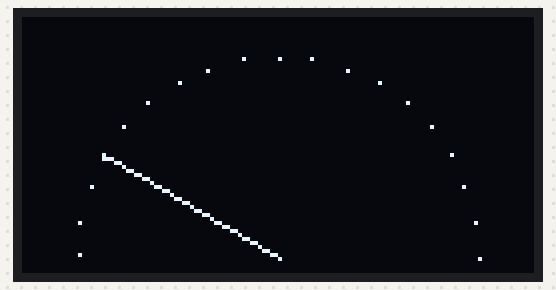
This sketch was run on a simulated Arduino Uno, built with avr-gcc and run on an emulated ATmega328P. On the bench: 128×64 one-colour display. The display library's start-up logo is not drawn.

Above: at 2.2 s.

The sketch:

angulo.ino
```cpp
#include <SPI.h>
#include <Wire.h>
#include <Adafruit_GFX.h>
#include <Adafruit_SSD1306.h>

#define SCREEN_WIDTH 128
#define SCREEN_HEIGHT 64

#define OLED_RESET     4
Adafruit_SSD1306 display(SCREEN_WIDTH, SCREEN_HEIGHT, &Wire, OLED_RESET);

#define NUMFLAKES     10

#define LOGO_HEIGHT   16
#define LOGO_WIDTH    16
static const unsigned char PROGMEM logo_bmp[] =
{ B00000000, B11000000,
  B00000001, B11000000,
  B00000001, B11000000,
  B00000011, B11100000,
  B11110011, B11100000,
  B11111110, B11111000,
  B01111110, B11111111,
  B00110011, B10011111,
  B00011111, B11111100,
  B00001101, B01110000,
  B00011011, B10100000,
  B00111111, B11100000,
  B00111111, B11110000,
  B01111100, B11110000,
  B01110000, B01110000,
  B00000000, B00110000 };

void setup() {
  Serial.begin(9600);

  if(!display.begin(SSD1306_SWITCHCAPVCC, 0x3D)) {
    Serial.println(F("SSD1306 allocation failed"));
    for(;;);
  }

  display.display();
  delay(2000);
  display.clearDisplay();
  drawCircle();
  display.display();
}

void loop() {
  drawAngle(150);
  delay(2000);
}

void drawCircle() {
  int16_t x0 = 64;
  int16_t y0 = 60;
  int16_t radius = 50;
  for (int16_t angle = 0; angle < 360; angle += 10) {
    int16_t x = x0 + radius * cos(angle * DEG_TO_RAD);
    int16_t y = y0 + radius * sin(angle * DEG_TO_RAD);
    display.drawPixel(x, y, SSD1306_WHITE);
  }
}

void drawAngle(int angle) {
  int16_t x0 = 64;
  int16_t y0 = 60;
  int16_t radius = 50;
  float rad = radians(angle);

  // Ensure the angle is within the range of 0 to 160 degrees
  if (angle < 0) angle = 0;
  if (angle > 160) angle = 160;

  int16_t x1 = x0 + radius * cos(rad);
  int16_t y1 = y0 - radius * sin(rad); // Adjusted to ensure the line goes from left to right

  display.drawLine(x0, y0, x1, y1, SSD1306_WHITE);
  display.display();
}
```
